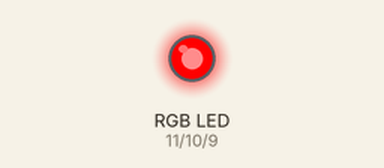
Simulated run of this sketch. Board: Arduino Uno, built with avr-gcc and run on an emulated ATmega328P. On the bench: an RGB LED mixed from three pins (HIGH = lit). Dim RGB values are drawn brighter than linear.

Above: at 0.1 s.
At 2.1 s:
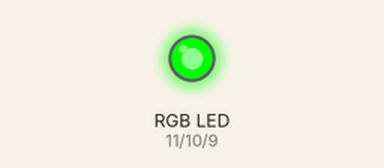
At 3.1 s:
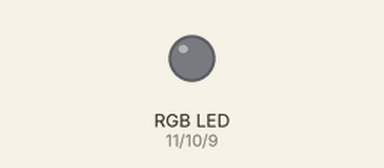
At 4.1 s:
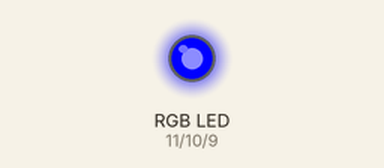
At 6.1 s:
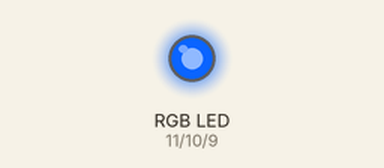
At 39.83 s:
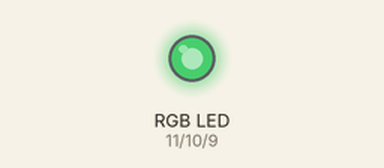
Timing chart, 0 to 40.0 s (numbered marks = the images above):
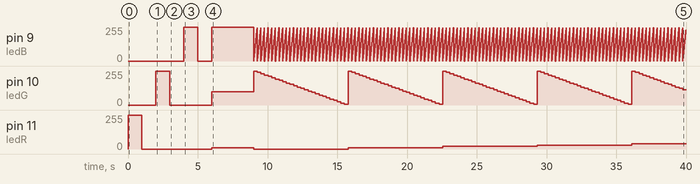

The sketch:

6_RGBled.ino
```cpp
int ledR = 11, ledG = 10, ledB = 9;

void setup() {
  // put your setup code here, to run once:
  for(int i = 9; i <= 11; i++ ){
    pinMode(i, OUTPUT);
  }


}

void loop() {
  // put your main code here, to run repeatedly:

  analogWrite(ledR, 255);
  delay(1000);
  analogWrite(ledR, 0);
  delay(1000);


  analogWrite(ledG, 255);
  delay(1000);
  analogWrite(ledG, 0);
  delay(1000);


  analogWrite(ledB, 255);
  delay(1000);
  analogWrite(ledB, 0);
  delay(1000);


  analogWrite(ledR, 10);
  analogWrite(ledG, 100);
  analogWrite(ledB, 255);
  delay(3000);


  for(int i=0; i<256; i=i+10){
    for(int j=255; j>=0; j=j-10){
      for(int k=0; k<256; k=k+10){
        analogWrite(ledR, i);
        analogWrite(ledG, j);
        analogWrite(ledB, k);
        delay(10);
      }
    }
  }


}
```

Measured:
- by itself, pin 11 (ledR): 0/255 → 255/255 at 0.00 s, → 0/255 1.0 s later, → 10/255 5.0 s later, → 0/255 3.0 s later, … (8 changes in this stretch)
